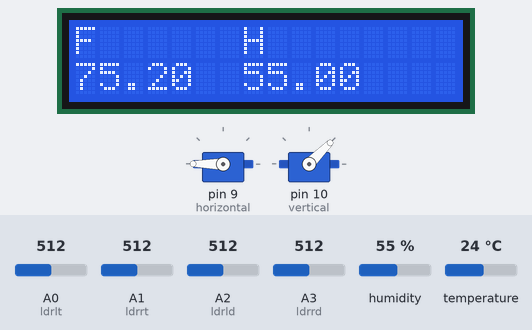
A sketch run on a simulated Arduino Uno, built with avr-gcc and run on an emulated ATmega328P. Shown: 16×2 character LCD, 2 × servo. Inputs (shaded band) come from the test bench; at power-on: A0 (ldrlt) = 512, A2 (ldrld) = 512, A1 (ldrrt) = 512, A3 (ldrrd) = 512, humidity 55 %, temperature 24 °C. What the sketch prints to the serial monitor is not drawn.

Above: at 4.2 s.
4.3 s: A0 (ldrlt) set to 602
10.3 s: A0 (ldrlt) set to 628
At 11.32 s:
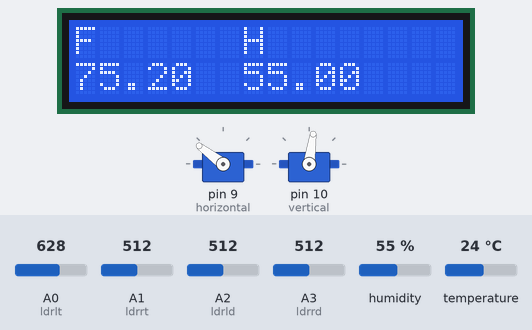
12.6 s: A2 (ldrld) set to 489
At 12.6 s:
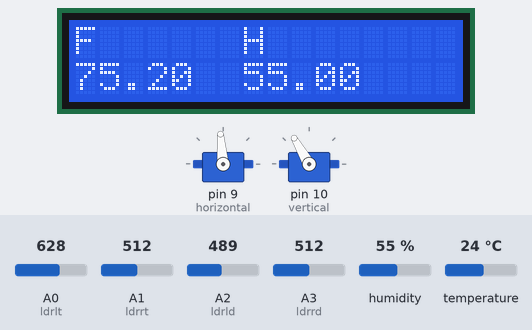
14.1 s: A1 (ldrrt) set to 697
20.1 s: A1 (ldrrt) set to 715
At 23.1 s:
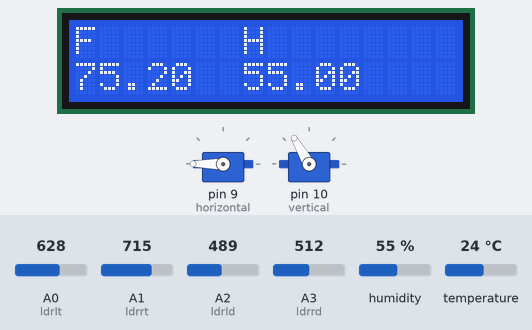
23.4 s: A3 (ldrrd) set to 170
At 27.3 s:
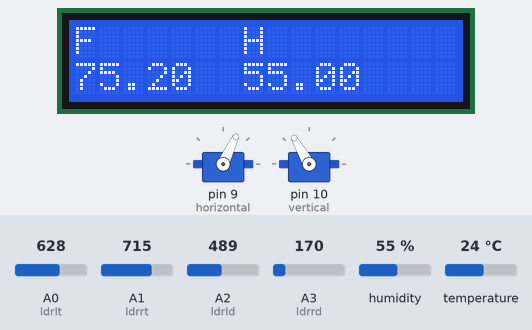
Timing chart, 0 to 28.8 s (numbered marks = the images above; inputs shaded):
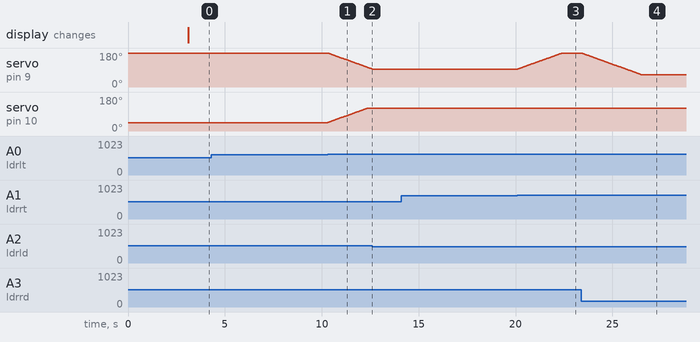

The sketch:

Dual_Axis_Tracker_T_H_LCD_I2C.ino
```cpp
//Dual Axis Solar tracker by AKIL S (Youtube)
//Buy Now www.featuress.in

#include <Servo.h>
#include <LiquidCrystal_I2C.h>
#include <Wire.h>
#include "DHT.h"
#define DHTPIN 12

LiquidCrystal_I2C lcd(0x27,16,2);

#define DHTTYPE DHT11
DHT dht(DHTPIN, DHTTYPE);

// 180 horizontal MAX
Servo horizontal; // horizontal servo

int servoh = 180; // 90; // stand horizontal servo

int servohLimitHigh = 180;
int servohLimitLow = 65;

Servo vertical; // vertical servo

int servov = 45; // 90; // stand vertical servo

int servovLimitHigh = 120;
int servovLimitLow = 15;


int ldrlt = 0; //LDR top left

int ldrrt = 1; //LDR Down Left

int ldrld = 2; //LDR down right

int ldrrd = 3; //ldr Top rigt

void setup()
{
  Wire.begin();
  Serial.begin(9600);   // Starting Serial Communication Serial

lcd.init();                      // initialize the lcd
    lcd.backlight();
  dht.begin();


horizontal.attach(9);   // Servo connected to 9th pin Horizontal

vertical.attach(10);     // Servo connected to 10th pin Vertical

horizontal.write(180);   // Set Horizontal Servo to 180 degree

vertical.write(45);      // Set Vertival Servo to 45 degree

delay(3000);     //Delay 3 second

}

void loop()
{

  int nDevices = 0;


  float h = dht.readHumidity();

  float f = dht.readTemperature(true);

  if (isnan(h) || isnan(f)) {
    lcd.print("ERROR");
    return;
  }
 lcd.setCursor(0,0);
 lcd.print("F");
 lcd.setCursor(7,0);
  lcd.print("H");

 lcd.setCursor(0,1);
 lcd.print(f);
 lcd.setCursor(7,1);
 lcd.print(h);


  int lt = analogRead(ldrlt); // top left

int rt = analogRead(ldrrt); // top right

int ld = analogRead(ldrld); // down left

int rd = analogRead(ldrrd); // down right

// int dtime = analogRead(4)/20; // read potentiometers

// int tol = analogRead(5)/4;

int dtime = 10; int tol = 50;

int avt = (lt + rt) / 2; // average value top

int avd = (ld + rd) / 2; // average value down

int avl = (lt + ld) / 2; // average value left

int avr = (rt + rd) / 2; // average value right

int dvert = avt - avd; // check the diffirence of up and down

int dhoriz = avl - avr;// check the diffirence og left and rigt

Serial.print(avt);

Serial.print(" ");

Serial.print(avd);

Serial.print(" ");

Serial.print(avl);

Serial.print(" ");

Serial.print(avr);

Serial.print(" ");

Serial.print(dtime);

Serial.print(" ");

Serial.print(tol);

Serial.println(" ");

if (-1*tol > dvert || dvert > tol) // check if the diffirence is in the tolerance else change vertical angle

{

if (avt > avd)

{

servov = ++servov;

if (servov > servovLimitHigh)

{

servov = servovLimitHigh;

}

}

else if (avt < avd)

{

servov= --servov;

if (servov < servovLimitLow)

{

servov = servovLimitLow;

}

}

vertical.write(servov);

}

if (-1*tol > dhoriz || dhoriz > tol) // check if the diffirence is in the tolerance else change horizontal angle

{

if (avl > avr)

{

servoh = --servoh;

if (servoh < servohLimitLow)

{

servoh = servohLimitLow;

}

}

else if (avl < avr)

{

servoh = ++servoh;

if (servoh > servohLimitHigh)

{

servoh = servohLimitHigh;

}
}

else if (avl = avr)

{

}

horizontal.write(servoh);

}

delay(dtime);

}
```

Measured:
- the behaviour switches between 613 and 614 on A0 (ldrlt) (found by bisection; images 0 and 1)
- the behaviour switches between 498 and 497 on A2 (ldrld) (found by bisection; images 1 and 2)
- the behaviour switches between 705 and 706 on A1 (ldrrt) (found by bisection; images 2 and 3)
- after the input at 4.3 s, every drawn part: stays the same
- after the input at 10.3 s, servo on pin 9 (horizontal): moves from 180° to 95° over 2.3 s, starting at once; servo on pin 10 (vertical): moves from 45° to 120° over 2.0 s, starting at once
- after the input at 12.6 s, servo on pin 9 (horizontal): stays 95° (without the input it goes to 94° after 0.02 s)
- after the input at 14.1 s, every drawn part: stays the same
- after the input at 20.1 s, servo on pin 9 (horizontal): moves from 95° to 180° over 2.3 s, starting at once
- after the input at 23.4 s, servo on pin 9 (horizontal): moves from 180° to 65° over 3.1 s, starting at once
